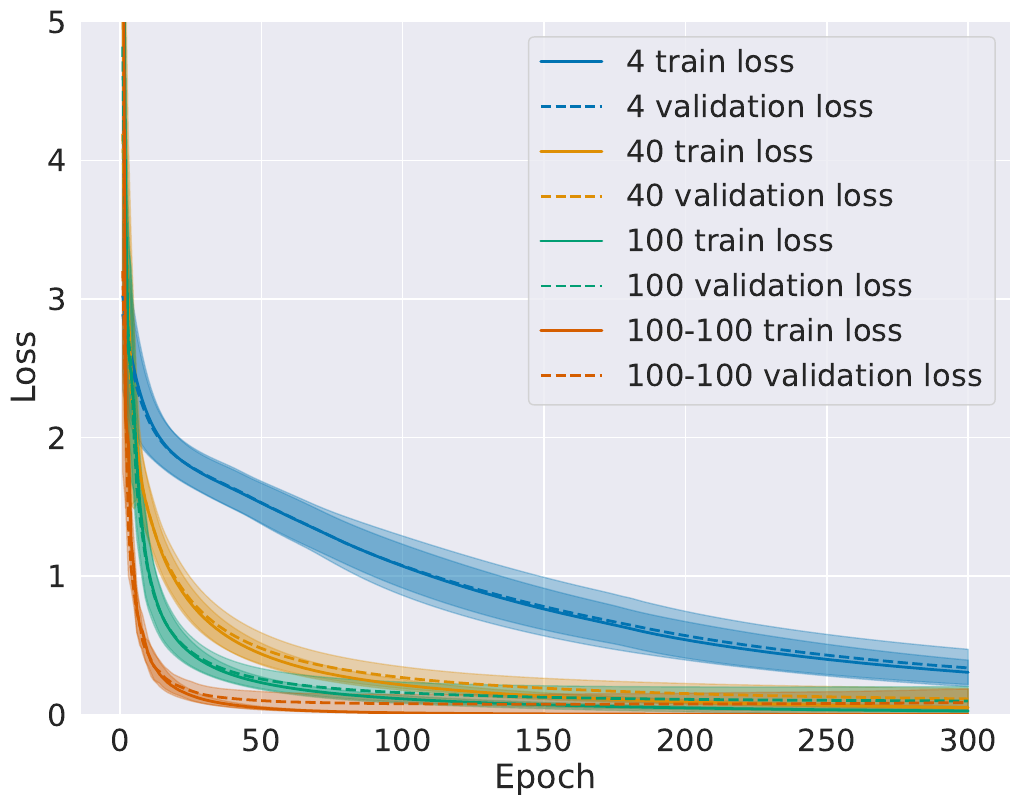

The Python source for this figure:
import numpy as np
import matplotlib.pyplot as plt
import pandas as pd
import seaborn as sns
import argparse
import glob
from itertools import cycle

sns.set(rc={'figure.figsize':(12,9)}, font_scale=2, style='darkgrid')

colors = sns.color_palette('colorblind', 3)
sns.set_palette(colors)
colors = cycle(colors)

prs = argparse.ArgumentParser(formatter_class=argparse.ArgumentDefaultsHelpFormatter)
prs.add_argument('-f', nargs='+', required=False, help="csv file\n")
prs.add_argument('-l', nargs='+', required=False, help="labels\n")
args = prs.parse_args()

labels = cycle(args.l)

plt.figure()
plt.xlabel("Epoch")
plt.ylabel("Loss")

boxplots = []
for file in args.f:
    cor = next(colors)
    label = next(labels)
    
    main_df = pd.DataFrame()
    for f in glob.glob(file+'*'):
        df = pd.read_csv(f)
        boxplots.append({'x': label, 'y': df['f1_score'][0]})
        if main_df.empty:
            main_df = df
        else:
            main_df = pd.concat((main_df, df))

    mean_trainloss = main_df.groupby('epoch').mean()['train-loss']
    std_trainloss = main_df.groupby('epoch').std()['train-loss']
    mean_testloss = main_df.groupby('epoch').mean()['test-loss']
    std_testloss = main_df.groupby('epoch').std()['test-loss']
    epoch = main_df.groupby('epoch').epoch.mean().keys()

    plt.plot(mean_trainloss, linewidth=2, label=label+' train loss', color=cor)
    plt.fill_between(epoch, mean_trainloss + std_trainloss, mean_trainloss - std_trainloss, alpha=0.3, color=cor)
    plt.plot(mean_testloss, linestyle='--', linewidth=2, label=label + ' validation loss', color=cor)
    plt.fill_between(epoch, mean_testloss + std_testloss, mean_testloss - std_testloss, alpha=0.3, color=cor)
plt.legend()
plt.show()

## Boxplots F1-score
boxplots = pd.DataFrame(boxplots)
ax = plt.subplots()

ax = sns.boxplot(x='x', y='y', data=boxplots, linewidth=2.5)
ax = sns.swarmplot(x='x', y='y', data=boxplots, color=".2", size=6)

ax.set(xlabel='Number of Trees', ylabel='F1 score')

plt.show()

#ax.get_figure().savefig('results/{}'.format(f[0]) + '.pdf', bbox_inches='tight') """